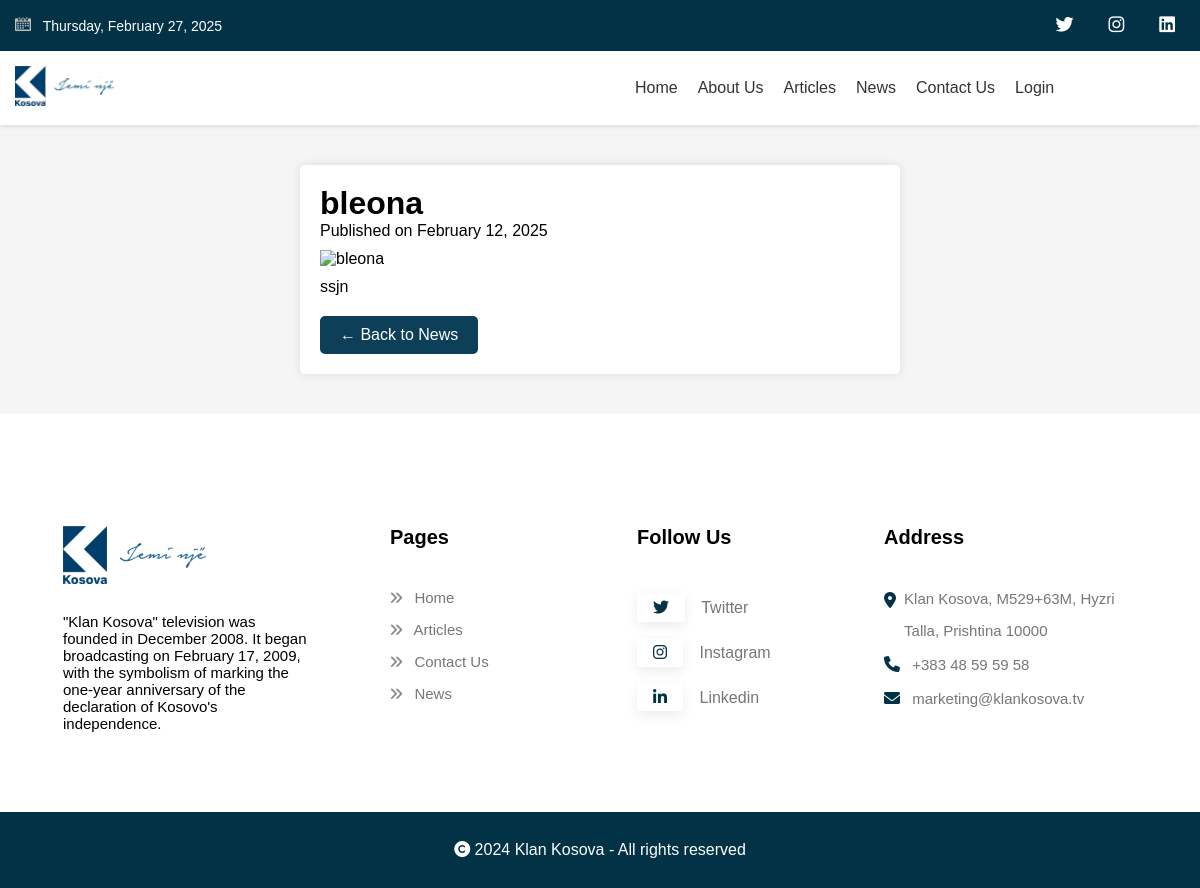
Page /single-pagenews.php?id=49 on the committed database.
### tables this page shows
CREATE TABLE `posts` (
  `id` int(11) NOT NULL,
  `user_id` int(11) NOT NULL,
  `title` varchar(255) NOT NULL,
  `content` text NOT NULL,
  `created_at` timestamp NOT NULL DEFAULT current_timestamp(),
  `updated_at` timestamp NOT NULL DEFAULT current_timestamp() ON UPDATE current_timestamp(),
  `image` varchar(255) DEFAULT NULL
);

### single-pagenews.php (the view, shortened to what this page needs)
<?php
include '../../htdocs/Technology-News-Blog/admin/db_conn.php';
if (isset($_GET['id']) && is_numeric($_GET['id'])) {
    $id = $_GET['id'];
    $stmt = $conn->prepare("SELECT * FROM posts WHERE id = ?");
    $stmt->bind_param("i", $id);
    $stmt->execute();
    $result = $stmt->get_result();
    $post = $result->fetch_assoc();
} else {
    echo "Invalid post ID.";
    exit();
}
?>
<!DOCTYPE html>
<html lang="en">
<head>
    <link rel="stylesheet" href="style/single-homepage.css">
    <link rel="stylesheet" href="style/style.css" />
    <link rel="stylesheet" href="style/foter.css" />
    <link
      rel="stylesheet"
      href="https://cdnjs.cloudflare.com/ajax/libs/font-awesome/6.0.0-beta3/css/all.min.css"
    />
</head>
<body>
<div class="header-top">
      <div class="container">
        <div class="header-row">
          <div class="header-info-left">
            <ul>
  <li>
    <span id="currentDate"></span>
  </li>
</ul>
          </div>
          <div class="header-info-right">
            <ul class="header-social">
              <li>
                <a href="#"><i class="fab fa-twitter"></i></a>
              </li>
              <li>
                <a href="#"><i class="fab fa-instagram"></i></a>
              </li>
              <li>
                <a href="#"><i class="fab fa-linkedin"></i></a>
              </li>
            </ul>
          </div>
        </div>
      </div>
    </div>
    <div class="header-bottom">
      <div class="container">
        <div class="header-flex">
          <div class="logo">
            <a href="index.php"
              ><img src="images/home/logo.svg" alt="Logo"
            /></a>
          </div>
          <div class="mobile-menu" id="mobileMenu">
            <ul>
              <li><a href="index.php">Home</a></li>
              <li>
                <a href="about-us.php">About Us</a>
              </li>
              <li>
                <a href="articles.php">Articles</a>
              </li>
              <li>
                <a href="news.php">News</a>
              </li>
              <li><a href="contact-us.php"> Contact Us</a></li>
              <li><a href="admin/index.php">  Login</a></li>
            </ul>
          </div>
        </div>
      </div>
    </div>
        <div class="container-single">
            <h1><?php echo htmlspecialchars($post['title']); ?></h1>
            <p class="date">Published on <?php echo date("F j, Y", strtotime($post['created_at'])); ?></p>
        <img src="admin/<?php echo htmlspecialchars($post['image']); ?>" alt="<?php echo htmlspecialchars($post['title']); ?>" class="post-image">
        <div class="post-content">
            <p><?php echo nl2br(htmlspecialchars($post['content'])); ?></p>
        </div>
        <a href="news.php" class="back-button">&larr; Back to News</a>
    </div>
    <footer class="footer">
      <div class="container">
        <div class="row">
          <div class="col-md-3 firs-row">
            <a href="index.php"
              ><img
                src="images/home/logo.svg"
                alt=""
                class="img-fluid logo-footer"
            /></a>
            <div class="footer-about">
              <p class="footer-paragraph">
                "Klan Kosova" television was founded in December 2008. It began
                broadcasting on February 17, 2009, with the symbolism of marking
                the one-year anniversary of the declaration of Kosovo's
                independence.
              </p>
            </div>
          </div>
          <div class="col-md-3">
            <div class="useful-link">
              <h2>Pages</h2>
              <br />
              <div class="use-links">
                <li>
                  <a href="index.php"
                    ><i class="fa-solid fa-angles-right"></i> Home</a
                  >
                </li>
                <li>
                  <a href="articles.php"
                    ><i class="fa-solid fa-angles-right"></i> Articles</a
                  >
                </li>
                <li>
                  <a href="contact-us.php"
                    ><i class="fa-solid fa-angles-right"></i> Contact Us</a
                  >
                </li>
                <li>
                  <a href="news.php"
                    ><i class="fa-solid fa-angles-right"></i> News</a
                  >
                </li>
              </div>
            </div>
          </div>
          <div class="col-md-3">
            <div class="social-links">
              <h2>Follow Us</h2>
              <div class="social-icons">
                <li>
                  <a href=""><i class="fa-brands fa-twitter"></i> Twitter</a>
                </li>
                <li>
                  <a href=""
                    ><i class="fa-brands fa-instagram"></i> Instagram</a
                  >
                </li>
                <li>
                  <a href=""
                    ><i class="fa-brands fa-linkedin-in"></i> Linkedin</a
                  >
                </li>
              </div>
            </div>
          </div>
          <div class="col-md-3">
            <div class="address">
              <h2>Address</h2>
              <div class="address-links">
                <li class="address1">
                  <i class="fa-solid fa-location-dot"></i> Klan Kosova,
                  M529+63M, Hyzri Talla, Prishtina 10000
                </li>
                <li>
                  <a href=""
                    ><i class="fa-solid fa-phone"></i> +383 48 59 59 58</a
                  >
                </li>
                <li>
                  <a href=""
                    ><i class="fa-solid fa-envelope"></i>
                    marketing@klankosova.tv</a
                  >
                </li>
              </div>
            </div>
          </div>
        </div>
      </div>
    </footer>
    <section id="copy-right">
      <div class="copy-right-sec">
        <i class="fa-solid fa-copyright"></i> 2024 Klan Kosova - All rights
        reserved
      </div>
    </section>
</body>
</html>

### style/single-homepage.css (style rules this page uses)
body { font-family: Arial, sans-serif; margin: 0; padding: 0; background-color: #f5f5f5; }
.container-single { width: 50%; margin: 40px auto; padding: 20px; background: white; box-shadow: 0px 0px 10px rgba(0, 0, 0, 0.1); border-radius: 5px; }
.container-single img { width: 100%; padding: 10px 0px; }
.back-button { display: inline-block; margin-top: 20px; padding: 10px 20px; background: #0d4058; color: white; text-decoration: none; border-radius: 5px; transition: background 0.3s; }

### style/style.css (style rules this page uses)
html { background-color: #f2f2f2; }
* { margin: 0; padding: 0; box-sizing: border-box; }
.header-top { background-color: #013246; padding: 10px 0; color: #fff; }
.container { max-width: 1250px; margin: 0 auto; padding: 0 15px; }
.header-row { display: flex; justify-content: space-between; align-items: center; }
.header-info-left ul, .header-info-right ul { list-style: none; display: flex; gap: 15px; }
.header-info-left li, .header-info-right li { display: flex; align-items: center; font-size: 14px; }
.header-social li a { color: #fff; font-size: 18px; text-decoration: none; }
.header-flex { display: flex; justify-content: space-between; align-items: center; gap: 45px; }
.header-bottom { background-color: #fff; box-shadow: 0 2px 4px rgba(0, 0, 0, 0.1); position: sticky; top: 0; z-index: 1000; padding: 15px 0; }
.logo img { max-height: 40px; }
ul { list-style: none; display: flex; }
ul li { position: relative; }
ul li a { text-decoration: none; color: #333; font-size: 16px; padding: 5px 10px; }
.mobile-menu { display: flex; justify-content: space-between; align-items: center; width: 560px; }
a { text-decoration: none; color: #1f2020; cursor: pointer; }
.footer { background: #f7f7f7; padding: 3rem; padding-top: 7rem; padding-bottom: 80px; background-color: #fff; }
.footer-paragraph { font-size: 15px; }
.row { display: flex; }
.col-md-3 { width: 23%; }
.firs-row { margin-right: 80px; display: flex; flex-direction: column; gap: 25px; }
.social-links h2 { padding-bottom: 15px; font-size: 20px; font-weight: 600; }
.social-icons { display: flex; flex-direction: column; gap: 1rem; color: #777777; }
.social-icons a { color: #777777; }
.social-icons a i { box-shadow: rgb(0 0 0 / 8%) 0px 4px 12px; padding: 0.4rem 1rem 0.4rem 1rem; border-radius: 3px; color: #013246; font-size: 16px; margin-right: 12px; }
li { list-style: none; }
.useful-link h2 { padding-bottom: 15px; font-size: 20px; font-weight: 600; }
.use-links { line-height: 32px; }
.use-links li i { font-size: 14px; padding-right: 8px; color: #898989; }
.use-links li a { color: #303030; font-size: 15px; font-weight: 500; color: #777777; }
.address h2 { padding-bottom: 15px; font-size: 20px; font-weight: 600; }
.address-links li a { color: #013246; font-size: 15px; font-weight: 500; color: #777777; }
.address-links li i { font-size: 16px; padding-right: 8px; color: #013246; }
.address-links li i:nth-child(1) { padding-top: 9px; }
.address-links .address1 { font-weight: 500; font-size: 15px; display: flex; }
.address-links { line-height: 32px; color: #777777; }
.copy-right-sec { padding: 1.8rem; background: #013246; color: #fff; text-align: center; }
a { text-decoration: none; }

### rows in the picture
posts: title "bleona", created_at "February 12, 2025", content "ssjn"
